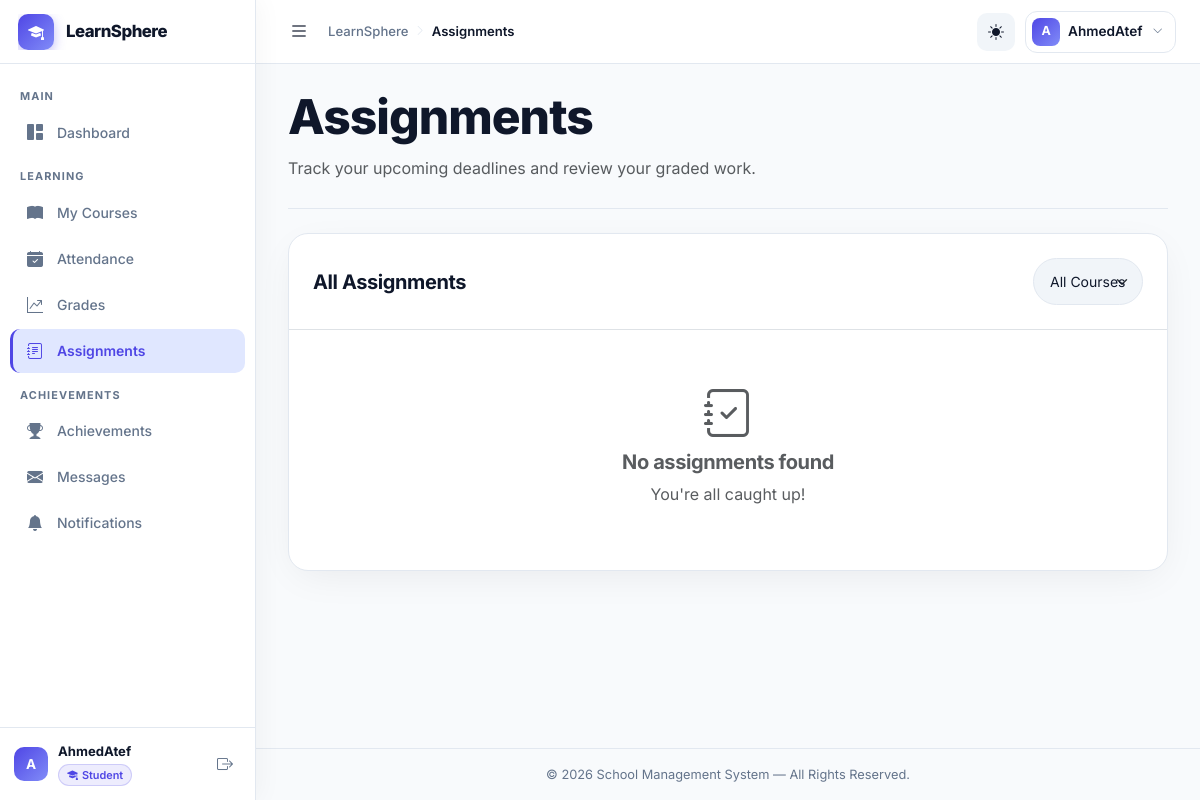
The app's page /modules/student/assignments.php (signed in), older data.
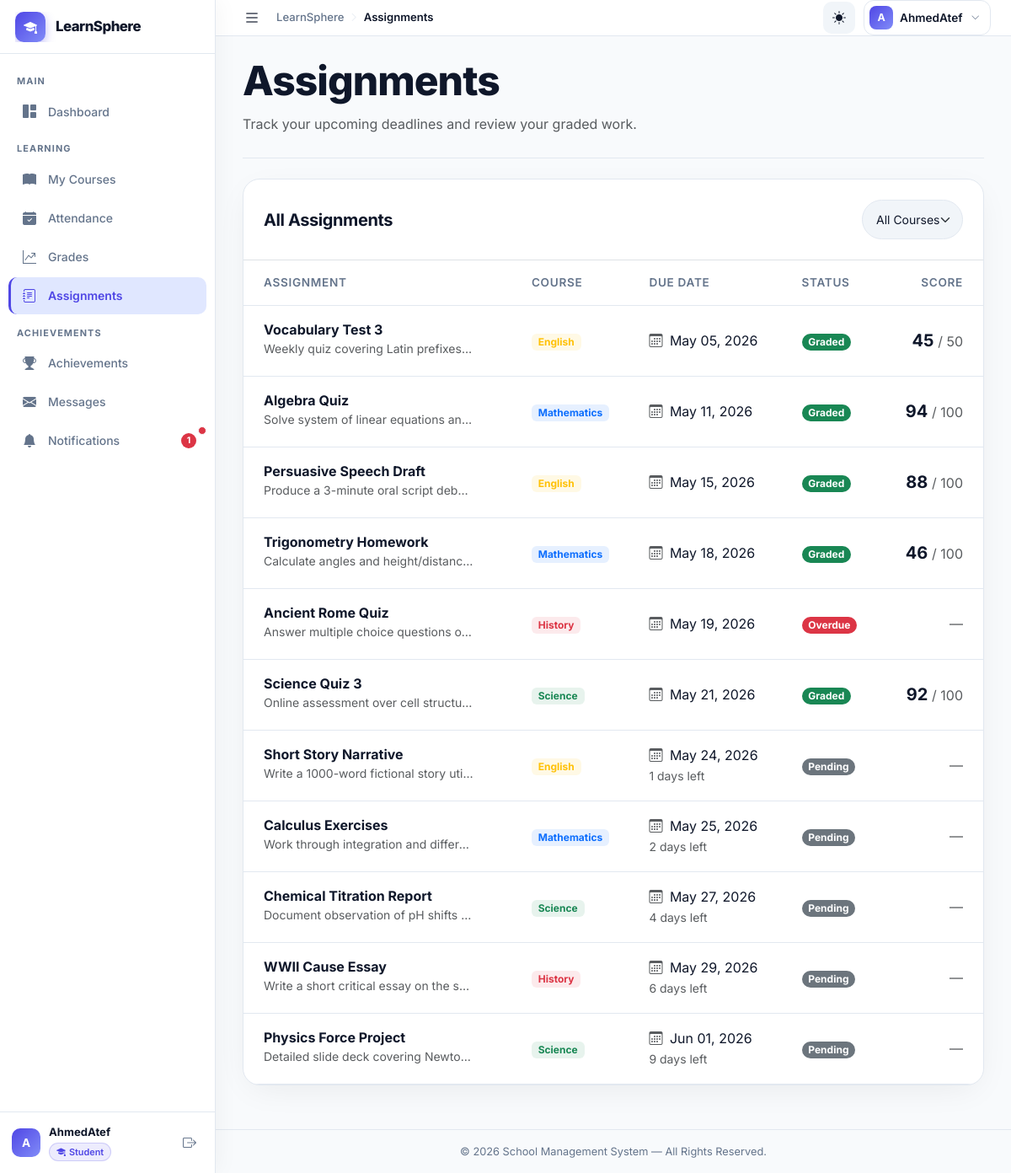
The same page, newer data.
### tables this page shows
CREATE TABLE `assignments` (
  `id` int(11) NOT NULL AUTO_INCREMENT,
  `course_id` int(11) NOT NULL,
  `title` varchar(200) NOT NULL,
  `description` text DEFAULT NULL,
  `due_date` date DEFAULT NULL,
  `max_score` tinyint(4) NOT NULL DEFAULT 100,
  `created_at` timestamp NOT NULL DEFAULT current_timestamp(),
  PRIMARY KEY (`id`),
  KEY `fk_assign_course` (`course_id`),
  CONSTRAINT `fk_assign_course` FOREIGN KEY (`course_id`) REFERENCES `courses` (`id`) ON DELETE CASCADE
);

CREATE TABLE `courses` (
  `id` int(11) NOT NULL AUTO_INCREMENT,
  `name` varchar(150) NOT NULL,
  `description` text DEFAULT NULL,
  `icon` varchar(60) DEFAULT 'bi-book-fill',
  `color` enum('primary','success','warning','danger','info') DEFAULT 'primary',
  `teacher_id` int(11) DEFAULT NULL,
  `room_id` int(11) DEFAULT NULL,
  `created_at` timestamp NOT NULL DEFAULT current_timestamp(),
  PRIMARY KEY (`id`),
  KEY `fk_course_teacher` (`teacher_id`),
  KEY `fk_course_room` (`room_id`),
  CONSTRAINT `fk_course_room` FOREIGN KEY (`room_id`) REFERENCES `class_rooms` (`id`) ON DELETE SET NULL,
  CONSTRAINT `fk_course_teacher` FOREIGN KEY (`teacher_id`) REFERENCES `teachers` (`id`) ON DELETE SET NULL
);

CREATE TABLE `grades` (
  `id` int(11) NOT NULL AUTO_INCREMENT,
  `user_id` int(11) NOT NULL,
  `assignment_id` int(11) NOT NULL,
  `score` tinyint(4) NOT NULL DEFAULT 0,
  `graded_at` timestamp NOT NULL DEFAULT current_timestamp(),
  PRIMARY KEY (`id`),
  UNIQUE KEY `uq_grade` (`user_id`,`assignment_id`),
  KEY `fk_grade_user` (`user_id`),
  KEY `fk_grade_assign` (`assignment_id`),
  CONSTRAINT `fk_grade_assign` FOREIGN KEY (`assignment_id`) REFERENCES `assignments` (`id`) ON DELETE CASCADE,
  CONSTRAINT `fk_grade_user` FOREIGN KEY (`user_id`) REFERENCES `users` (`id`) ON DELETE CASCADE
);

### config/app.php (called while the page is built, shortened)
<?php
function app_base_url(): string
{
    static $baseUrl = null;
    if ($baseUrl !== null) {
        return $baseUrl;
    }
    $scriptName = str_replace('\\', '/', $_SERVER['SCRIPT_NAME'] ?? '');
    $projectFolder = basename(BASE_PATH);
    $projectPath = '/' . $projectFolder;
    $position = stripos($scriptName, $projectPath);
    if ($position !== false) {
        $baseUrl = substr($scriptName, 0, $position + strlen($projectPath));
    } else {
        $baseUrl = '';
    }
    return rtrim($baseUrl, '/');
}
function app_url(string $path = ''): string
{
    $path = ltrim($path, '/');
    $baseUrl = app_base_url();
    return ($baseUrl === '' ? '' : $baseUrl) . '/' . $path;
}

### config/auth.php (called while the page is built, shortened)
<?php
require_once __DIR__ . '/app.php';
function current_user_id(): int
{
    return (int) ($_SESSION['user_id'] ?? 0);
}

### includes/notifications_helper.php (called while the page is built, shortened)
<?php
function get_unread_notification_count($conn, $userId) {
    $stmt = $conn->prepare("SELECT COUNT(*) AS unread FROM notifications WHERE user_id = ? AND is_read = 0");
    $stmt->bind_param('i', $userId);
    $stmt->execute();
    $res = $stmt->get_result()->fetch_assoc();
    return (int) ($res['unread'] ?? 0);
}

### modules/student/assignments.php (the view, shortened to what the changed rows need)
<?php
require_once '../../config/app.php';
require_once BASE_PATH . '/config/connect.php';
require_once BASE_PATH . '/config/auth.php';
$userId = current_user_id();
$filterCourseId = isset($_GET['course_id']) ? (int) $_GET['course_id'] : 0;
$query = "
    SELECT
        a.id, a.title, a.description, a.due_date, a.max_score,
        c.name AS course_name, c.color AS course_color,
        g.score, g.graded_at,
        DATEDIFF(a.due_date, CURDATE()) AS days_left
    FROM assignments a
    JOIN courses c ON c.id = a.course_id
    JOIN enrollments e ON e.course_id = c.id AND e.user_id = ?
    LEFT JOIN grades g ON g.assignment_id = a.id AND g.user_id = ?
";
$query .= " ORDER BY a.due_date ASC";
$stmt = $conn->prepare($query);
if ($filterCourseId > 0) {
    $stmt->bind_param('iii', $userId, $userId, $filterCourseId);
} else {
    $stmt->bind_param('ii', $userId, $userId);
}
$stmt->execute();
$assignments = $stmt->get_result()->fetch_all(MYSQLI_ASSOC);
require_once BASE_PATH . '/includes/header.php';
?>
<div class="dashboard-hero mb-4">
    <div class="dashboard-hero-text">
        <h1 class="dashboard-title">Assignments</h1>
    </div>
</div>
<div class="dashboard-card mb-4" style="padding: 0; overflow: hidden;">
    <div class="p-0">
        <?php if (empty($assignments)): ?>
            <div class="text-center py-5">
                <i class="bi bi-journal-check text-muted mb-3" style="font-size: 3rem;"></i>
                <h5 class="text-muted">No assignments found</h5>
                <p class="text-muted">You're all caught up!</p>
            </div>
        <?php else: ?>
            <div class="table-responsive">
                <table class="table table-hover align-middle mb-0">
                    <thead class="table-light">
                        <tr>
                            <th class="ps-4">Assignment</th>
                            <th>Course</th>
                            <th>Due Date</th>
                            <th>Status</th>
                            <th class="pe-4 text-end">Score</th>
                        </tr>
                    </thead>
                    <tbody>
                        <?php foreach ($assignments as $a):
                            $isGraded = $a['score'] !== null;
                            $daysLeft = (int) $a['days_left'];
                            $statusLabel = '';
                            $statusClass = '';
                            if ($isGraded) {
                                $statusLabel = 'Graded';
                                $statusClass = 'bg-success text-white';
                            } elseif ($daysLeft < 0) {
                                $statusLabel = 'Overdue';
                                $statusClass = 'bg-danger text-white';
                            } elseif ($daysLeft === 0) {
                                $statusLabel = 'Due Today';
                                $statusClass = 'bg-warning text-dark';
                            } else {
                                $statusLabel = 'Pending';
                                $statusClass = 'bg-secondary text-white';
                            }
                            $cColor = $a['course_color'] ?: 'primary';
                        ?>
                            <tr>
                                <td class="ps-4">
                                    <div class="fw-bold"><?= htmlspecialchars($a['title']); ?></div>
                                    <small class="text-muted text-truncate d-inline-block" style="max-width: 250px;">
                                        <?= htmlspecialchars($a['description']); ?>
                                    </small>
                                </td>
                                <td>
                                    <span class="badge bg-<?= $cColor; ?> bg-opacity-10 text-<?= $cColor; ?>">
                                        <?= htmlspecialchars($a['course_name']); ?>
                                    </span>
                                </td>
                                <td>
                                    <div class="text-nowrap">
                                        <i class="bi bi-calendar3 text-muted me-1"></i>
                                        <?= date('M d, Y', strtotime($a['due_date'])); ?>
                                    </div>
                                    <?php if (!$isGraded && $daysLeft > 0): ?>
                                        <small class="text-muted"><?= $daysLeft; ?> days left</small>
                                    <?php endif; ?>
                                </td>
                                <td>
                                    <span class="badge rounded-pill <?= $statusClass; ?>">
                                        <?= $statusLabel; ?>
                                    </span>
                                </td>
                                <td class="pe-4 text-end">
                                    <?php if ($isGraded): ?>
                                        <div class="fw-bold fs-5">
                                            <?= $a['score']; ?> <span class="text-muted fs-6 fw-normal">/ <?= $a['max_score']; ?></span>
                                        </div>
                                    <?php else: ?>
                                        <span class="text-muted">—</span>
                                    <?php endif; ?>
                                </td>
                            </tr>
                        <?php endforeach; ?>
                    </tbody>
                </table>
            </div>
        <?php endif; ?>
    </div>
</div>
<?php require_once BASE_PATH . '/includes/footer.php'; ?>

### includes/sidebar.php (shortened to what the changed rows need)
<?php
require_once BASE_PATH . '/includes/notifications_helper.php';
$currentRole = $_SESSION['role'] ?? '';
$isLoggedIn  = isset($_SESSION['username']);
?>
<aside class="app-sidebar" id="appSidebar" data-role="<?= htmlspecialchars($currentRole); ?>">
    <nav class="sidebar-nav" id="sidebarNav" aria-label="Main navigation">
        <?php if ($isLoggedIn): ?>
        <?php if ($currentRole === 'student'): ?>
            <?php
                $unreadCount = get_unread_notification_count($conn, current_user_id());
            ?>
            <a href="<?= app_url('modules/student/notifications.php'); ?>"
               class="sidebar-link <?= is_nav_active('modules/student/notifications'); ?>"
               aria-current="<?= is_nav_active('modules/student/notifications') ? 'page' : 'false'; ?>">
                <span class="sidebar-link-icon">
                    <i class="bi bi-bell-fill"></i>
                    <?php if ($unreadCount > 0): ?>
                        <span class="position-absolute top-0 start-100 translate-middle p-1 bg-danger border border-light rounded-circle" style="width: 10px; height: 10px; margin-top: 10px; margin-left: -5px;">
                        </span>
                    <?php endif; ?>
                </span>
                <span class="sidebar-link-text">Notifications</span>
                <?php if ($unreadCount > 0): ?>
                    <span class="badge bg-danger rounded-pill ms-auto"><?= $unreadCount; ?></span>
                <?php endif; ?>
            </a>
        <?php endif;  ?>
        <?php endif;  ?>
    </nav>
</aside>

Row changes from the older to the newer data that the page shows:
added assignments: title "Vocabulary Test 3", description "Weekly quiz covering Latin prefixes…", course.name "English", due_date "May 05, 2026", grades.score "Graded", grades.score "45", max_score "50"
added assignments: title "Algebra Quiz", description "Solve system of linear equations an…", course.name "Mathematics", due_date "May 11, 2026", grades.score "Graded", grades.score "94", max_score "100"
added assignments: title "Persuasive Speech Draft", description "Produce a 3-minute oral script deb…", course.name "English", due_date "May 15, 2026", grades.score "Graded", grades.score "88", max_score "100"
added assignments: title "Trigonometry Homework", description "Calculate angles and height/distanc…", course.name "Mathematics", due_date "May 18, 2026", grades.score "Graded", grades.score "46", max_score "100"
added assignments: title "Ancient Rome Quiz", description "Answer multiple choice questions o…", course.name "History", due_date "May 19, 2026", statusLabel "Overdue"
added assignments: title "Science Quiz 3", description "Online assessment over cell structu…", course.name "Science", due_date "May 21, 2026", grades.score "Graded", grades.score "92", max_score "100"
added assignments: title "Short Story Narrative", description "Write a 1000-word fictional story uti…", course.name "English", due_date "May 24, 2026", daysLeft "1", statusLabel "Pending"
added assignments: title "Calculus Exercises", description "Work through integration and differ…", course.name "Mathematics", due_date "May 25, 2026", daysLeft "2", statusLabel "Pending"
added assignments: title "Chemical Titration Report", description "Document observation of pH shifts…", course.name "Science", due_date "May 27, 2026", daysLeft "4", statusLabel "Pending"
added assignments: title "WWII Cause Essay", description "Write a short critical essay on the s…", course.name "History", due_date "May 29, 2026", daysLeft "6", statusLabel "Pending"
added assignments: title "Physics Force Project", description "Detailed slide deck covering Newto…", course.name "Science", due_date "Jun 01, 2026", daysLeft "9", statusLabel "Pending"
Text that changed along with them:
$unreadCount: (not shown) → "1"
text no longer shown: "No assignments found You're all caught up!"
text now shown: "ASSIGNMENT COURSE DUE DATE STATUS SCORE"
